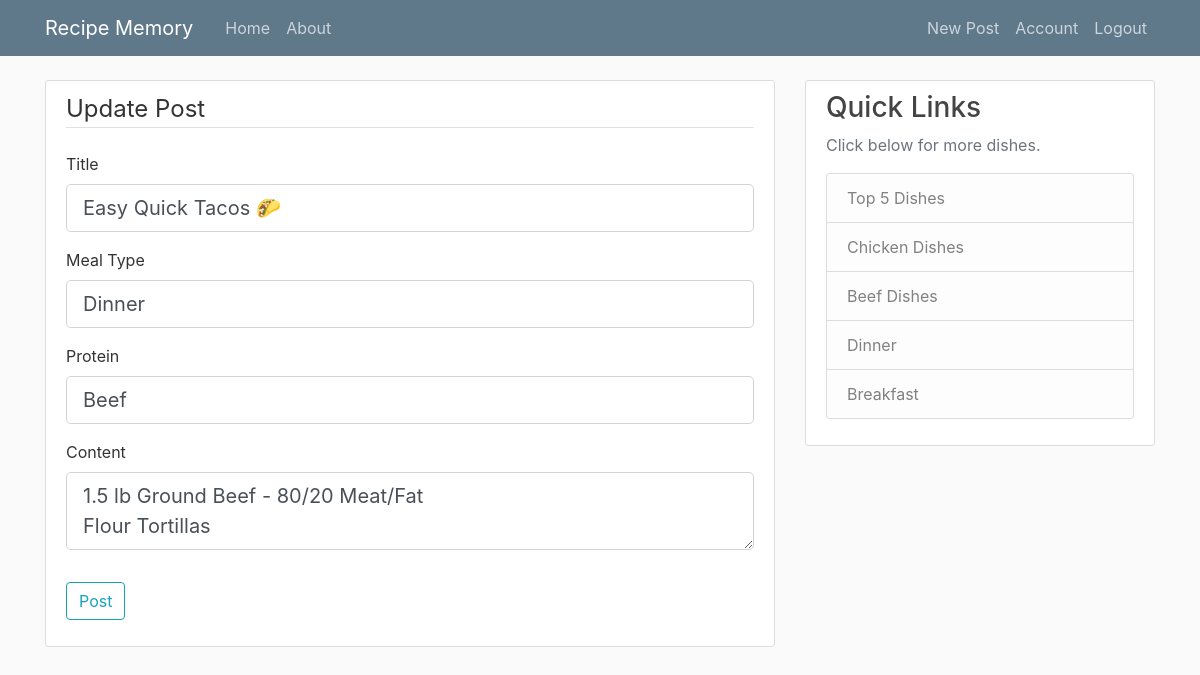
The page /post/30/update (signed in) on the database its author committed.
### flaskblog/models.py (models this page shows, shortened)
class Post(db.Model):
    id = db.Column(db.Integer, primary_key=True)
    title = db.Column(db.String(120), nullable=False)
    date_posted = db.Column(db.DateTime, nullable=False, default=datetime.utcnow)
    mealType = db.Column(db.String(20), default="Dinner", nullable=True)
    mainIngredient = db.Column(db.String(35), default="Chicken", nullable=True)
    content = db.Column(db.Text, nullable=False)
    user_id = db.Column(db.Integer, db.ForeignKey('user.id'), nullable=False)

### flaskblog/posts/routes.py (the view)
@posts.route('/post/<int:post_id>/update', methods=['GET', 'POST'])
@login_required
def update_post(post_id):
    post = Post.query.get_or_404(post_id)
    if post.author != current_user:
        abort(403) #Forbidden route HTTP response -> Will customize later
    form = PostForm()
    if form.validate_on_submit():
        post.title = form.title.data
        post.mealType = form.mealType.data
        post.mainIngredient = form.mainIngredient.data
        post.content = form.content.data
        db.session.commit()
        flash('Your post has been updated!', 'success')
        return redirect(url_for('posts.post', post_id=post.id))
    elif request.method == 'GET':
        form.title.data = post.title
        form.mealType.data = post.mealType
        form.mainIngredient.data = post.mainIngredient
        form.content.data = post.content
    """
        On GET request:
            autofill in form.title.data with post.title
            autofill in form.content.data with post.content
    """
    return render_template('create_post.html', title='Update Post',
                            form=form, legend='Update Post')

### flaskblog/posts/forms.py
class PostForm(FlaskForm):
    title = StringField('Title', validators=[DataRequired()])
    mealType = StringField('Meal Type', validators=[DataRequired()])
    mainIngredient = StringField('Protein')
    content = TextAreaField('Content', validators=[DataRequired()])
    submit = SubmitField('Post')

### flaskblog/models.py (called while the page is built)
@login_manager.user_loader
def load_user(user_id):
    return User.query.get(int(user_id))

### flaskblog/templates/create_post.html (shortened to what this page needs)
{% extends "layouts.html" %}
{% block content %}
<div class="content-section">
    <form method="POST" action="">
        <fieldset class="form-group">
            <legend class="border-bottom mb-4">{{ legend }}</legend>
            <div class="form-group">
                {{ form.title.label(class="form-control-label") }}
                {% if form.title.errors %}
                    {{ form.title(class="form-control form-control-lg is-invalid") }}
                    <div class="invalid-feedback">
                        {% for error in form.title.errors %}
                            <span>{{ error }}</span>
                        {% endfor %}
                    </div>
                {% else %}
                    {{ form.title(class="form-control form-control-lg") }}
                {% endif %}
            </div>
            <div class="form-group">
                {{ form.mealType.label(class="form-control-label") }}
                {% if form.mealType.errors %}
                    {{ form.mealType(class="form-control form-control-lg is-invalid") }}
                    <div class="invalid-feedback">
                        {% for error in form.mealType.errors %}
                            <span>{{ error }}</span>
                        {% endfor %}
                    </div>
                {% else %}
                    {{ form.mealType(class="form-control form-control-lg") }}
                {% endif %}
            </div>
            <div class="form-group">
                {{ form.mainIngredient.label(class="form-control-label") }}
                {% if form.mainIngredient.errors %}
                    {{ form.mainIngredient(class="form-control form-control-lg is-invalid") }}
                    <div class="invalid-feedback">
                        {% for error in form.mainIngredient.errors %}
                            <span>{{ error }}</span>
                        {% endfor %}
                    </div>
                {% else %}
                    {{ form.mainIngredient(class="form-control form-control-lg") }}
                {% endif %}
            </div>
            <div class="form-group">
                {{ form.content.label(class="form-control-label") }}
                {% if form.content.errors %}
                    {{ form.content(class="form-control form-control-lg is-invalid") }}
                    <div class="invalid-feedback">
                        {% for error in form.content.errors %}
                            <span>{{ error }}</span>
                        {% endfor %}
                    </div>
                {% else %}
                    {{ form.content(class="form-control form-control-lg") }}
                {% endif %}
            </div>
        </fieldset>
        <div class="form-group">
            {{ form.submit(class="btn btn-outline-info") }}
        </div>
    </form>
</div>
{% endblock content %}

### flaskblog/static/main.css (style rules this page uses)
body { background: #fafafa; color: #333333; margin-top: 5rem; }
.content-section { background: #ffffff; padding: 10px 20px; border: 1px solid #dddddd; border-radius: 3px; margin-bottom: 20px; }

### rows shown on the page
Post: title "Easy Quick Tacos 🌮", mealType "Dinner", mainIngredient "Beef", content "1.5 lb Ground Beef - 80/20 Meat/Fat Flour Tortillas"

### other values the page prints
{{ legend }} "Update Post"
